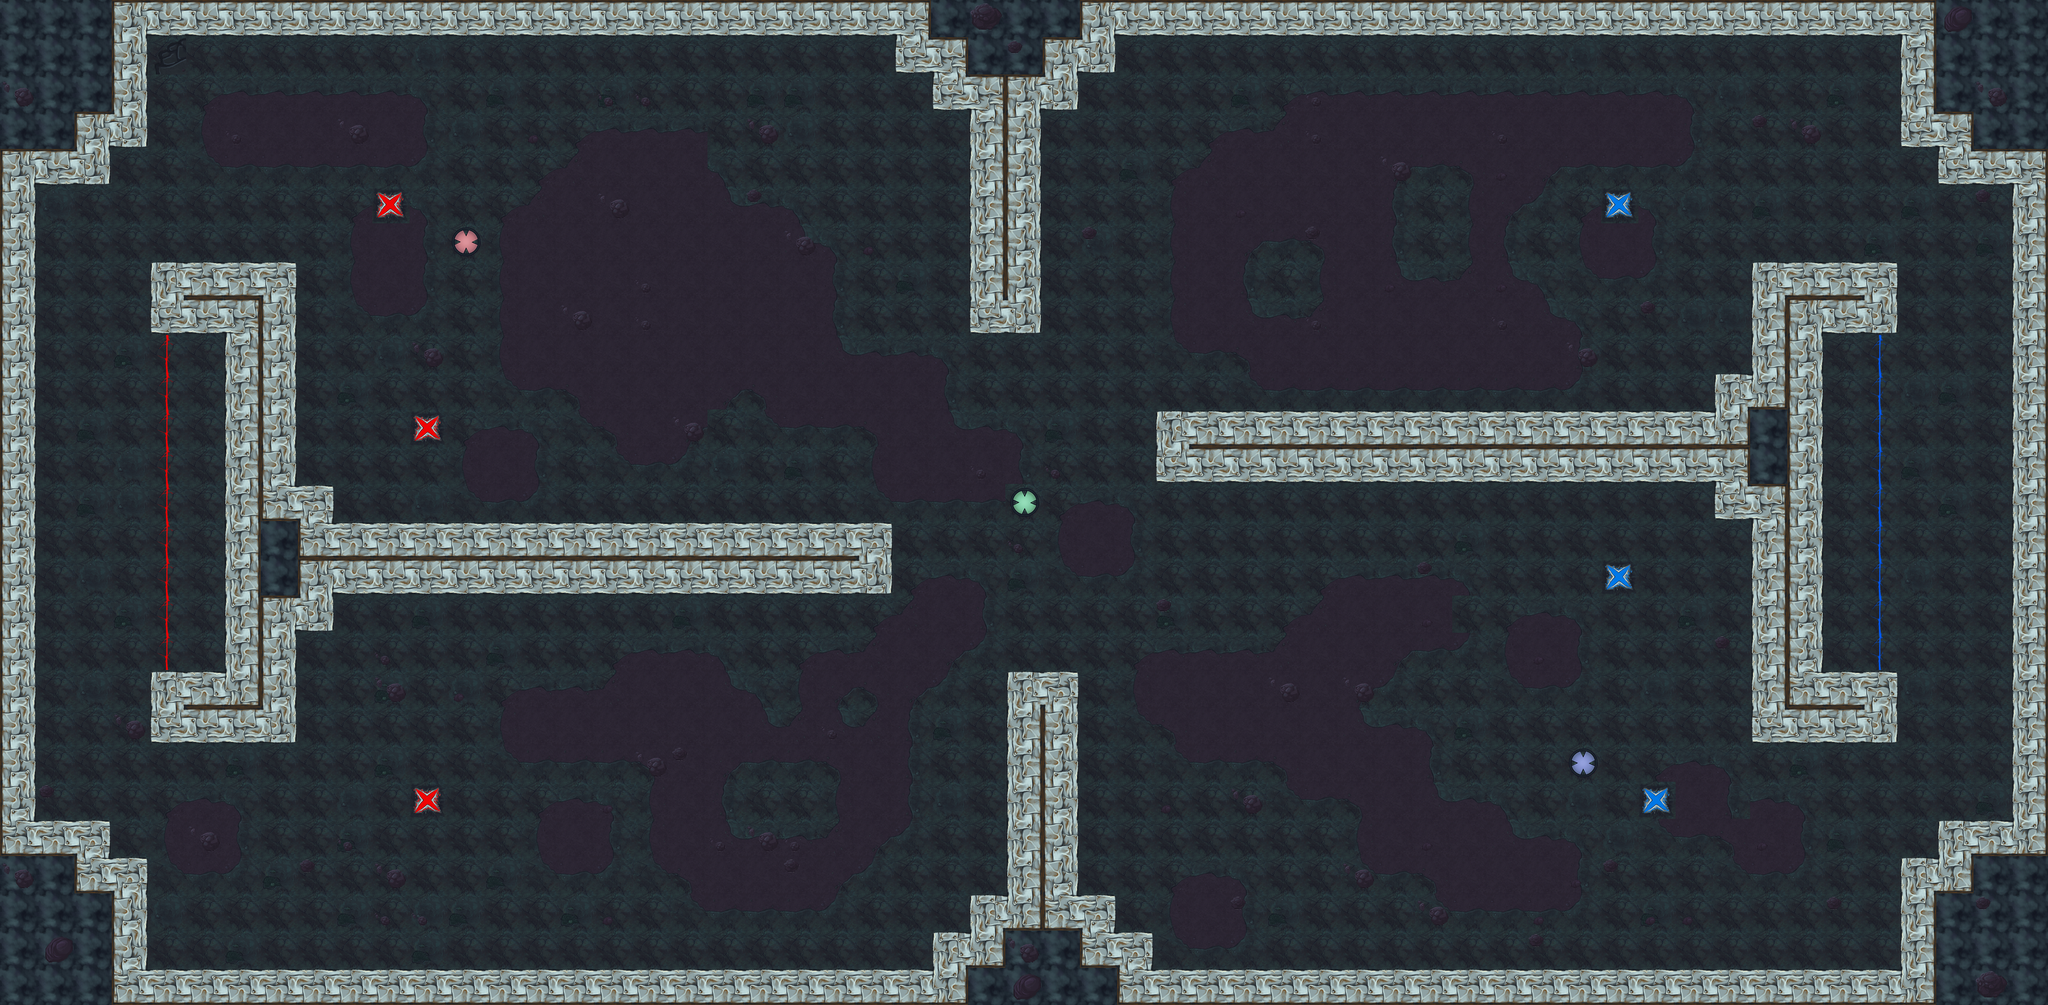

Tiled map render using the project's own tile images. Description and the map definition, with tile-layer contents summarised, below:
An orthogonal 55x27 tile map with 64x64 px tiles, 2 tile layers (Kachelebene 1, Ambient), 9 tilesets and 57 objects (2x Gate).

<map version="1.0" orientation="orthogonal" renderorder="right-down" width="55" height="27" tilewidth="64" tileheight="64" nextobjectid="103">
 <tileset firstgid="1" source="balls_and_magnets.tsx" />
 <tileset firstgid="11" source="Bande_Tileset.tsx" />
 <tileset firstgid="26" source="Dummy Gate.tsx" />
 <tileset firstgid="82" source="playgroundTileset.tsx" />
 <tileset firstgid="94" source="tileset_ground_SpawnsAndArea.tsx" />
 <tileset firstgid="106" source="Krater.tsx" />
 <tileset firstgid="122" source="Sanboden.tsx" />
 <tileset firstgid="140" source="Krater groß.tsx" />
 <tileset firstgid="204" source="Goal_Spawn.tsx" />
 <layer name="Kachelebene 1" width="55" height="27">
  <data>[1485 cells, 1485 non-empty, 42 distinct tile ids]</data>
 </layer>
 <layer name="Ambient" width="55" height="27">
  <data>[1485 cells, 88 non-empty, 7 distinct tile ids]</data>
 </layer>
 <objectgroup name="Spawn">
  <object id="74" gid="104" x="2688.33" y="1348.33" width="64" height="64" />
  <object id="75" gid="105" x="768" y="444" width="64" height="64" />
  <object id="78" gid="97" x="1728" y="895.333" width="64" height="64" />
  <object id="88" gid="6" x="640" y="388" width="64" height="64" />
  <object id="89" gid="6" x="700" y="764" width="64" height="64" />
  <object id="90" gid="6" x="700" y="1412" width="64" height="64" />
  <object id="91" gid="7" x="2812" y="1408" width="64" height="64" />
  <object id="92" gid="7" x="2752" y="1028" width="64" height="64" />
  <object id="93" gid="7" x="2752" y="380" width="64" height="64" />
 </objectgroup>
 <objectgroup name="Gate">
  <properties>
   <property name="Entitytype" value="Gate" />
   <property name="Team" value="0" />
  </properties>
  <object id="12" type="Gate" x="281.818" y="554.545" width="124.242" height="618.182">
   <properties>
    <property name="Entitytype" value="Goal" />
    <property name="Team" value="1" />
   </properties>
  </object>
  <object id="13" type="Gate" x="3112.12" y="551.515" width="124.242" height="618.182">
   <properties>
    <property name="Entitytype" value="Goal" />
    <property name="Team" value="0" />
   </properties>
  </object>
 </objectgroup>
 <objectgroup name="Magnet">
  <object id="28" gid="9" x="1920.48" y="768.364" width="64" height="64" />
  <object id="29" gid="10" x="1536.61" y="1024.85" width="64" height="64" />
  <object id="30" gid="10" x="1536.61" y="962.182" width="64" height="64" />
  <object id="31" gid="9" x="1920.48" y="833.697" width="64" height="64" />
  <object id="32" gid="9" x="1728.48" y="1152.36" width="64" height="64" />
  <object id="33" gid="10" x="1728.61" y="642.182" width="64" height="64" />
  <object id="42" gid="10" x="63.2727" y="640.848" width="64" height="64" />
  <object id="43" gid="10" x="63.2727" y="706.182" width="64" height="64" />
  <object id="44" gid="10" x="63.2727" y="770.182" width="64" height="64" />
  <object id="45" gid="10" x="63.2727" y="576.848" width="64" height="64" />
  <object id="46" gid="10" x="63.2727" y="512.848" width="64" height="64" />
  <object id="47" gid="10" x="63.2727" y="832.848" width="64" height="64" />
  <object id="48" gid="10" x="63.2727" y="896.848" width="64" height="64" />
  <object id="49" gid="10" x="61.9394" y="960.848" width="64" height="64" />
  <object id="50" gid="10" x="63.2727" y="1090.18" width="64" height="64" />
  <object id="51" gid="10" x="61.9394" y="1024.85" width="64" height="64" />
  <object id="52" gid="10" x="63.2727" y="1152.85" width="64" height="64" />
  <object id="53" gid="10" x="63.2727" y="1216.85" width="64" height="64" />
  <object id="54" gid="10" x="63.2727" y="1282.18" width="64" height="64" />
  <object id="55" gid="9" x="3395.15" y="769.697" width="64" height="64" />
  <object id="56" gid="9" x="3395.15" y="704.364" width="64" height="64" />
  <object id="57" gid="9" x="3393.82" y="641.697" width="64" height="64" />
  <object id="58" gid="9" x="3393.82" y="576.364" width="64" height="64" />
  <object id="59" gid="9" x="3393.82" y="511.03" width="64" height="64" />
  <object id="60" gid="9" x="3393.82" y="833.697" width="64" height="64" />
  <object id="61" gid="9" x="3392.48" y="895.03" width="64" height="64" />
  <object id="62" gid="9" x="3395.15" y="957.697" width="64" height="64" />
  <object id="63" gid="9" x="3393.82" y="1025.7" width="64" height="64" />
  <object id="64" gid="9" x="3393.82" y="1088.36" width="64" height="64" />
  <object id="65" gid="9" x="3392.48" y="1152.36" width="64" height="64" />
  <object id="66" gid="9" x="3392.48" y="1217.7" width="64" height="64" />
  <object id="67" gid="9" x="3392.48" y="1283.03" width="64" height="64" />
  <object id="79" gid="9" x="1920.82" y="1599.03" width="64" height="64" />
  <object id="80" gid="9" x="1857.82" y="191.03" width="64" height="64" />
  <object id="81" gid="10" x="1535.27" y="191.848" width="64" height="64" />
  <object id="82" gid="10" x="1600.27" y="1600.85" width="64" height="64" />
  <object id="83" gid="9" x="3263.82" y="1472.03" width="64" height="64" />
  <object id="84" gid="9" x="3264.82" y="319.03" width="64" height="64" />
  <object id="86" gid="10" x="193.273" y="1472.85" width="64" height="64" />
  <object id="87" gid="10" x="191.273" y="320.848" width="64" height="64" />
 </objectgroup>
 <objectgroup name="goal particles">
  <object id="97" x="288" y="564" width="12" height="12">
   <properties>
    <property name="Entitytype" value="goal_particles_bl" />
    <property name="Team" value="1" />
   </properties>
   <ellipse />
  </object>
  <object id="98" x="284" y="1154" width="11" height="10">
   <properties>
    <property name="Entitytype" value="goal_particles_tl" />
    <property name="Team" value="1" />
   </properties>
   <ellipse />
  </object>
  <object id="99" x="3224" y="1156" width="12" height="13">
   <properties>
    <property name="Entitytype" value="goal_particles_tr" />
    <property name="Team" value="0" />
   </properties>
   <ellipse />
  </object>
  <object id="100" x="3224" y="561" width="11" height="12">
   <properties>
    <property name="Entitytype" value="goal_particles_br" />
    <property name="Team" value="0" />
   </properties>
   <ellipse />
  </object>
 </objectgroup>
 <objectgroup name="Goal Lights">
  <object id="101" x="384" y="575">
   <properties>
    <property name="Entitytype" value="Chainlight" />
    <property name="color" value="F00303" />
    <property name="direction" value="1" />
   </properties>
   <polyline points="0,0 2,578" />
  </object>
  <object id="102" x="3134" y="574">
   <properties>
    <property name="Entitytype" value="Chainlight" />
    <property name="color" value="0078E8" />
    <property name="direction" value="-1" />
   </properties>
   <polyline points="0,0 2,579" />
  </object>
 </objectgroup>
</map>
